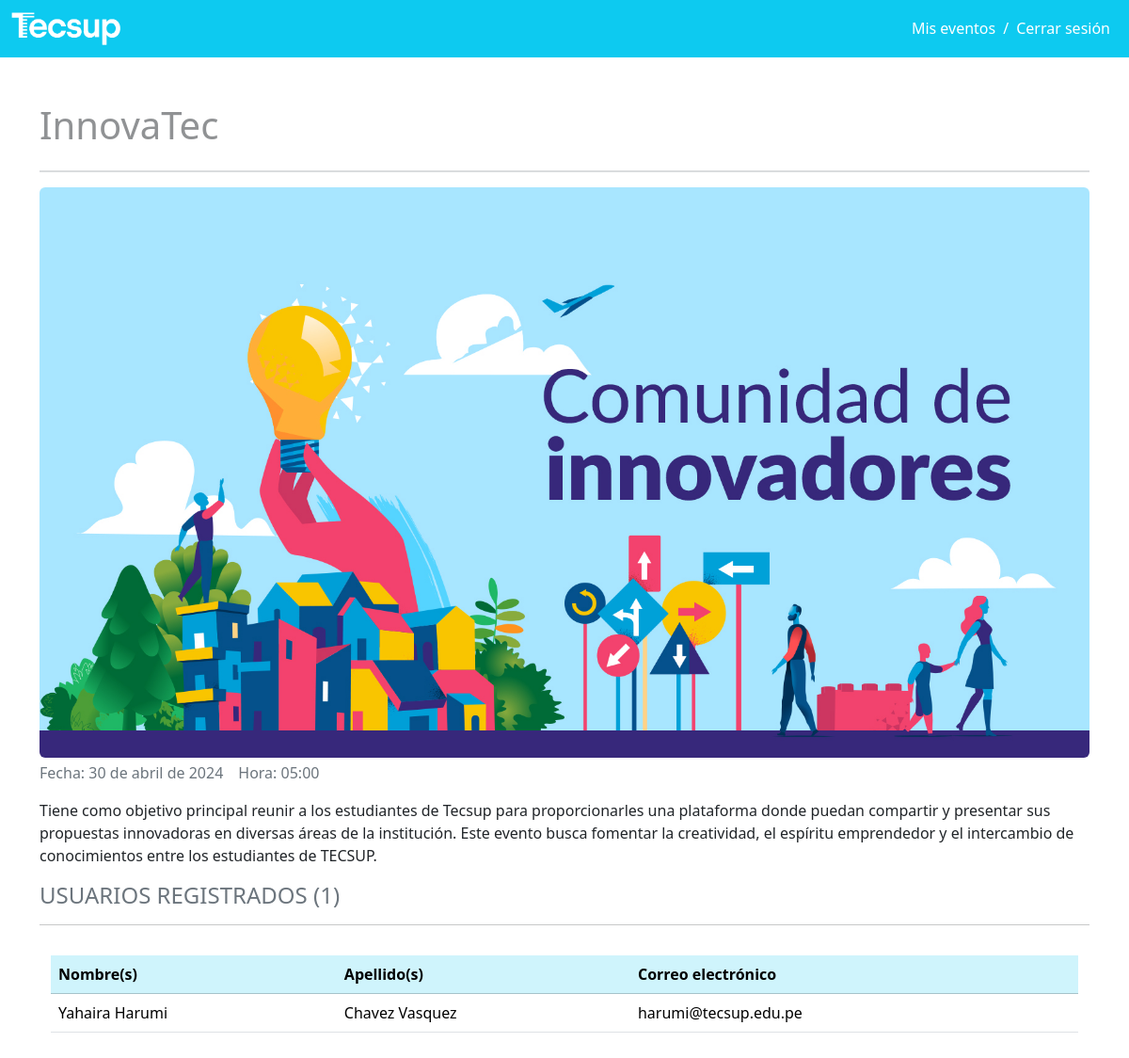
The page /eventos/detalle_evento/20/ (signed in) on the database its author committed.
### eventos/models.py (models this page shows, shortened)
class Evento(models.Model):
    codigo = models.AutoField(primary_key=True)
    titulo = models.CharField(max_length=100)
    encargado = models.ForeignKey(Usuario,on_delete=models.CASCADE)
    imagen = models.ImageField(upload_to="eventos")
    fecha_evento = models.DateField('Fecha de evento')
    hora_evento = models.TimeField('Hora de evento')
    descripcion = models.TextField()

class Usuario(models.Model):
    codigo = models.AutoField(primary_key=True)
    nombre = models.CharField(max_length=100)
    apellido = models.CharField(max_length=100)
    email = models.EmailField()
    contraseña = models.CharField(max_length=100)

### eventos/views.py (the view)
# urls.py: path('detalle_evento/<int:evento_codigo>/',views.detalle_evento,name='detalle_evento'),
@verificar_autenticacion
def detalle_evento(request, evento_codigo):
    usuario_id = request.session['usuario_id']
    usuario = Usuario.objects.get(codigo=usuario_id)
    evento = get_object_or_404(Evento, codigo=evento_codigo)
    usuario_lista = Usuario.objects.all()
    registros_evento = RegistroEvento.objects.filter(evento=evento)
    usuarios_registrados = [registro.usuario for registro in registros_evento]
    cantidad_usuarios_registrados = len(usuarios_registrados)
    if usuario == evento.encargado:
        es_encargado = True
    else:
        es_encargado = False
    context = {
        'evento': evento,
        'es_encargado': es_encargado,
        'usuario': usuario,
        'usuario_lista':usuario_lista,
        'usuarios_registrados': usuarios_registrados,
        'cantidad_usuarios_registrados': cantidad_usuarios_registrados,
    }
    return render(request, 'detalleEvento.html', context)

### eventos/templates/detalleEvento.html (shortened to what this page needs)
{% extends "layout.html" %}
{% block content %}
    <div class="container py-5">
        <div class="d-flex justify-content-between align-items-center">
            <h1 class="text-body-tertiary">{{evento.titulo}}</h1>
        </div>
        <hr class="border border-secondary">
        <div>
            <img class="w-100 mb-1 rounded" src="{{evento.imagen.url}}">
        </div>
        <div class="d-flex text-secondary">
            <p class="pe-3 fs-6"> Fecha: {{evento.fecha_evento}}</p>
            <p class="pe-3 fs-6"> Hora: {{evento.hora_evento}}</p>
        </div>
        <div>
            <p>{{evento.descripcion}}</p>
        </div>
        <div>
            <h4 class="text-secondary">USUARIOS REGISTRADOS ({{ cantidad_usuarios_registrados }})</h4>
            <hr>
            <div class="container">
                <div class="table-wrapper">
                    <table class="my-3 table">
                        <thead class="table-info">
                            <tr>
                                <th>Nombre(s)</th>
                                <th>Apellido(s)</th>
                                <th>Correo electrónico</th>
                                <th></th>
                            </tr>
                        </thead>
                        <tbody >
                            {% for usuario_registrado in usuarios_registrados %}
                            <tr>
                                <td>{{ usuario_registrado.nombre }}</td>
                                <td>{{ usuario_registrado.apellido  }}</td>
                                <td>{{ usuario_registrado.email }}</td>
                                <td>
                                </td>
                            </tr>
                            {% endfor %}
                        </tbody>
                    </table>
                </div>
            </div>
        </div>
    </div>
{% endblock %}

### rows shown on the page
Evento: titulo "InnovaTec", imagen (picture), fecha_evento "30 de abril de 2024", hora_evento "05:00", descripcion "Tiene como objetivo principal reunir a los estudiantes de Tecsup para proporcionarles una plataforma donde puedan compartir y presentar sus propuestas innovadoras en diversas áreas de la institución. Este evento busca fomentar la creatividad, el espíritu emprendedor y el intercambio de conocimientos entre los estudiantes de TECSUP."
Usuario: nombre "Yahaira Harumi", apellido "Chavez Vasquez", email "harumi@tecsup.edu.pe"

### other values the page prints
{{ cantidad_usuarios_registrados }} "1"
